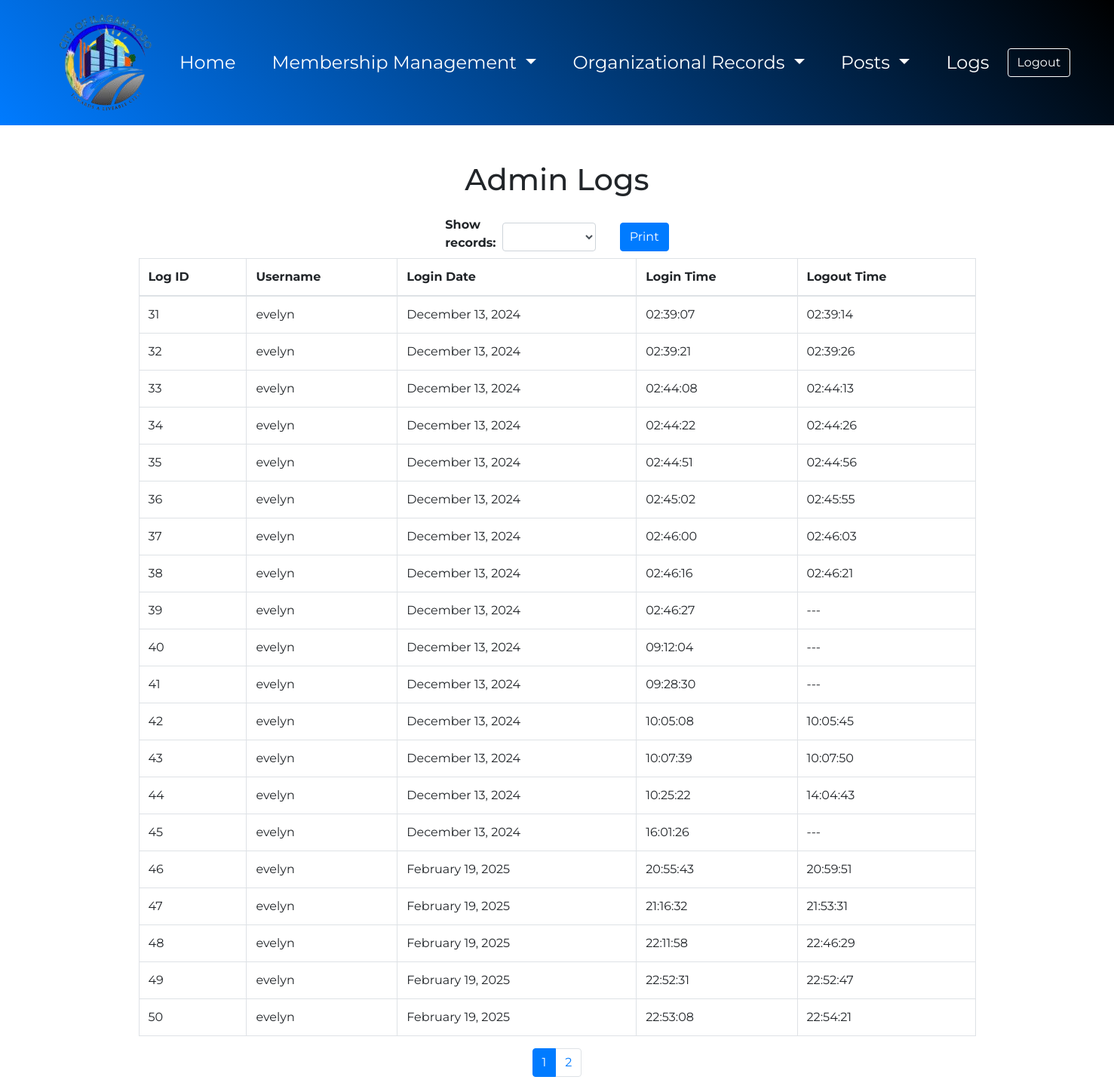
The app's page /admin_Logs.php (signed in) with its own data.
### tables this page shows
CREATE TABLE `admin_logs` (
  `log_id` int(11) NOT NULL,
  `official_username` varchar(100) NOT NULL,
  `login_time` datetime DEFAULT NULL,
  `logout_time` datetime DEFAULT NULL
);

### functions.php (called while the page is built, shortened)
<?php
    class User
    {
        private $conn;
        public function __construct()
        {
            $database = new Database();
            $db = $database->dbConnection();
            $this->conn = $db;
        }
        public function runQuery($sql)
        {
            $stmt = $this->conn->prepare($sql);
            return $stmt;
        }
    }
?>

### admin_Logs.php (the view, shortened to what this page needs)
<?php
require_once('functions.php');
$userObj = new User();
$page = isset($_GET['page']) ? (int)$_GET['page'] : 1;
$page = max(1, $page);
$limit = isset($_GET['limit']) ? (int)$_GET['limit'] : 20;
$offset = ($page - 1) * $limit;
$sql = "SELECT log_id, official_username, login_time, logout_time FROM admin_logs ORDER BY login_time ASC LIMIT :limit OFFSET :offset";
$stmt = $userObj->runQuery($sql);
$stmt->bindValue(':limit', $limit, PDO::PARAM_INT);
$stmt->bindValue(':offset', $offset, PDO::PARAM_INT);
$stmt->execute();
$logs = $stmt->fetchAll(PDO::FETCH_ASSOC);
$totalSql = "SELECT COUNT(*) FROM admin_logs";
$totalStmt = $userObj->runQuery($totalSql);
$totalStmt->execute();
$totalRows = $totalStmt->fetchColumn();
$totalPages = ceil($totalRows / $limit);
?>
<!DOCTYPE html>
<html lang="en">
<head>
<link rel="stylesheet" href="stylesheets/user_Home.css">
<link rel="stylesheet" href="https://cdn.jsdelivr.net/npm/bootstrap@4.5.3/dist/css/bootstrap.min.css">
</head>
<body>
<div>
    <nav class="navbar navbar-expand-lg mb-5">
        <img src="img/Logo.png" alt="logo" id="nav-img" class="ml-md-5">
        <div class="navbar-collapse collapse justify-content-center" id="navbar1">
            <ul class="navbar-nav">
                <li class="nav-item pl-3 pr-3">
                    <a class="nav-item nav-link" href="admin_Home.php">Home</a>
                </li>
                <li class="nav-item dropdown pl-3 pr-3">
                    <a class="nav-link dropdown-toggle" href="#" id="membershipDropdown" role="button" data-toggle="dropdown" aria-haspopup="true" aria-expanded="false">
                        Membership Management
                    </a>
                </li>
                <li class="nav-item dropdown pl-3 pr-3">
                    <a class="nav-link dropdown-toggle" href="#" id="recordsDropdown" role="button" data-toggle="dropdown" aria-haspopup="true" aria-expanded="false">
                        Organizational Records
                    </a>
                </li>
                <li class="nav-item dropdown pl-3 pr-3">
                    <a class="nav-link dropdown-toggle" href="#" id="postsDropdown" role="button" data-toggle="dropdown" aria-haspopup="true" aria-expanded="false">
                        Posts
                    </a>
                </li>
                <li class="nav-item pl-3 pr-3">
                    <a class="nav-link" href="admin_Logs.php">Logs</a>
                </li>
            </ul>
        </div>
        <a href="admin_Home.php?logout=true">
    <button style="font-family: 'Montserrat', sans-serif !important;" class="btn btn-outline-primary logout-btn mr-md-5" type="button" id="logout-btn">Logout</button>
</a>
    </nav>
</div>
<div class="container mt-5">
    <center><h1 class="mb-4">Admin Logs</h1></center>
 <div class="row justify-content-center mt-3">
        <div class="col-md-6 d-flex justify-content-center align-items-center">
            <form method="get" action="" class="d-flex align-items-center mr-3">
                <label for="limit" class="mr-2 font-weight-bold">Show records:</label>
                <select class="form-control" id="limit" name="limit" onchange="this.form.submit()">
                    <option></option>
                    <option value="1" <?= (isset($_GET['limit']) && $_GET['limit'] == 1) ? 'selected' : ''; ?>>1</option>
                </select>
            </form>
            <button id="print-button" class="btn btn-primary ml-3">Print</button>
        </div>
    </div>
    <table class="table table-bordered">
        <thead>
            <tr>
                <th>Log ID</th>
                <th>Username</th>
                <th>Login Date</th>
                <th>Login Time</th>
                <th>Logout Time</th>
            </tr>
        </thead>
        <tbody>
            <?php foreach ($logs as $log): ?>
                <tr>
                    <td><?= htmlspecialchars($log['log_id']) ?></td>
                    <td><?= htmlspecialchars($log['official_username']) ?></td>
                    <td><?= htmlspecialchars(date('F j, Y', strtotime($log['login_time']))) ?></td>
                    <td><?= htmlspecialchars(date('H:i:s', strtotime($log['login_time']))) ?></td>
                    <td>
                        <?= $log['logout_time'] ? htmlspecialchars(date('H:i:s', strtotime($log['logout_time']))) : '---' ?>
                    </td>
                </tr>
            <?php endforeach; ?>
        </tbody>
    </table>
</div>
 <div class="pagination mt-3 d-flex justify-content-center">
    <ul class="pagination">
        <?php for ($i = 1; $i <= $totalPages; $i++): ?>
            <li class="page-item <?= ($i == $page) ? 'active' : ''; ?>">
                <a href="?page=<?= $i ?>&limit=<?= $limit ?>" class="page-link"><?= $i ?></a>
            </li>
        <?php endfor; ?>
    </ul>
</div>
</body>
</html>

### stylesheets/user_Home.css (style rules this page uses)
body { font-family: 'Montserrat', sans-serif !important; margin: 0; }
.navbar { background: linear-gradient(45deg, #007bff, #000); color: #ff5722; clear: both; }
.navbar ul li a { color: white; }
.nav-link { font-family: 'Montserrat'; font-weight: 400; font-size: 1.5rem; padding: 1rem; text-decoration: none; }
.logout-btn { color: white !important; border-color: white !important; }

### admin_Logs.php (style rules this page uses)
.navbar .dropdown-toggle::after { color: white; }

### records on screen
admin_logs: log_id "31", official_username "evelyn", login_time "December 13, 2024", login_time "02:39:07", logout_time "02:39:14"
admin_logs: log_id "32", official_username "evelyn", login_time "December 13, 2024", login_time "02:39:21", logout_time "02:39:26"
admin_logs: log_id "33", official_username "evelyn", login_time "December 13, 2024", login_time "02:44:08", logout_time "02:44:13"
admin_logs: log_id "34", official_username "evelyn", login_time "December 13, 2024", login_time "02:44:22", logout_time "02:44:26"
admin_logs: log_id "35", official_username "evelyn", login_time "December 13, 2024", login_time "02:44:51", logout_time "02:44:56"
admin_logs: log_id "36", official_username "evelyn", login_time "December 13, 2024", login_time "02:45:02", logout_time "02:45:55"
admin_logs: log_id "37", official_username "evelyn", login_time "December 13, 2024", login_time "02:46:00", logout_time "02:46:03"
admin_logs: log_id "38", official_username "evelyn", login_time "December 13, 2024", login_time "02:46:16", logout_time "02:46:21"
admin_logs: log_id "39", official_username "evelyn", login_time "December 13, 2024", login_time "02:46:27"
admin_logs: log_id "40", official_username "evelyn", login_time "December 13, 2024", login_time "09:12:04"
admin_logs: log_id "41", official_username "evelyn", login_time "December 13, 2024", login_time "09:28:30"
admin_logs: log_id "42", official_username "evelyn", login_time "December 13, 2024", login_time "10:05:08", logout_time "10:05:45"
admin_logs: log_id "43", official_username "evelyn", login_time "December 13, 2024", login_time "10:07:39", logout_time "10:07:50"
admin_logs: log_id "44", official_username "evelyn", login_time "December 13, 2024", login_time "10:25:22", logout_time "14:04:43"
admin_logs: log_id "45", official_username "evelyn", login_time "December 13, 2024", login_time "16:01:26"
admin_logs: log_id "46", official_username "evelyn", login_time "February 19, 2025", login_time "20:55:43", logout_time "20:59:51"
admin_logs: log_id "47", official_username "evelyn", login_time "February 19, 2025", login_time "21:16:32", logout_time "21:53:31"
admin_logs: log_id "48", official_username "evelyn", login_time "February 19, 2025", login_time "22:11:58", logout_time "22:46:29"
admin_logs: log_id "49", official_username "evelyn", login_time "February 19, 2025", login_time "22:52:31", logout_time "22:52:47"
admin_logs: log_id "50", official_username "evelyn", login_time "February 19, 2025", login_time "22:53:08", logout_time "22:54:21"
